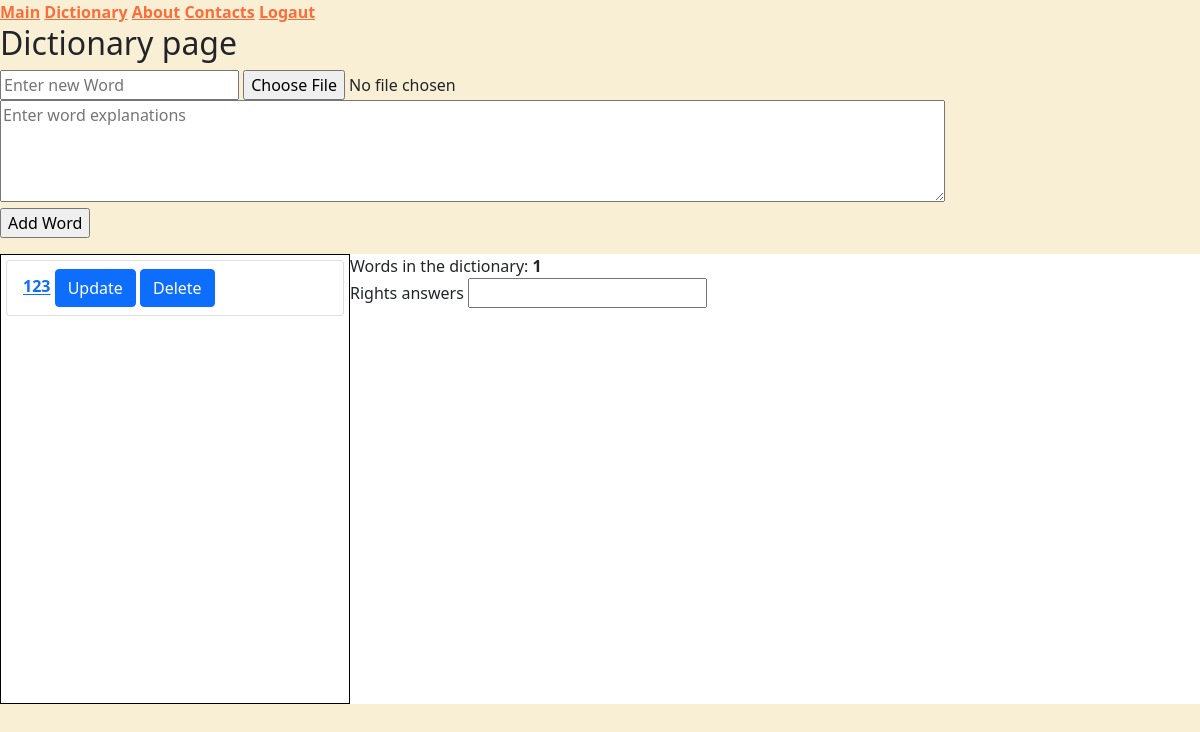
/dictionary/ (signed in), run on an earlier commit of the app's database.
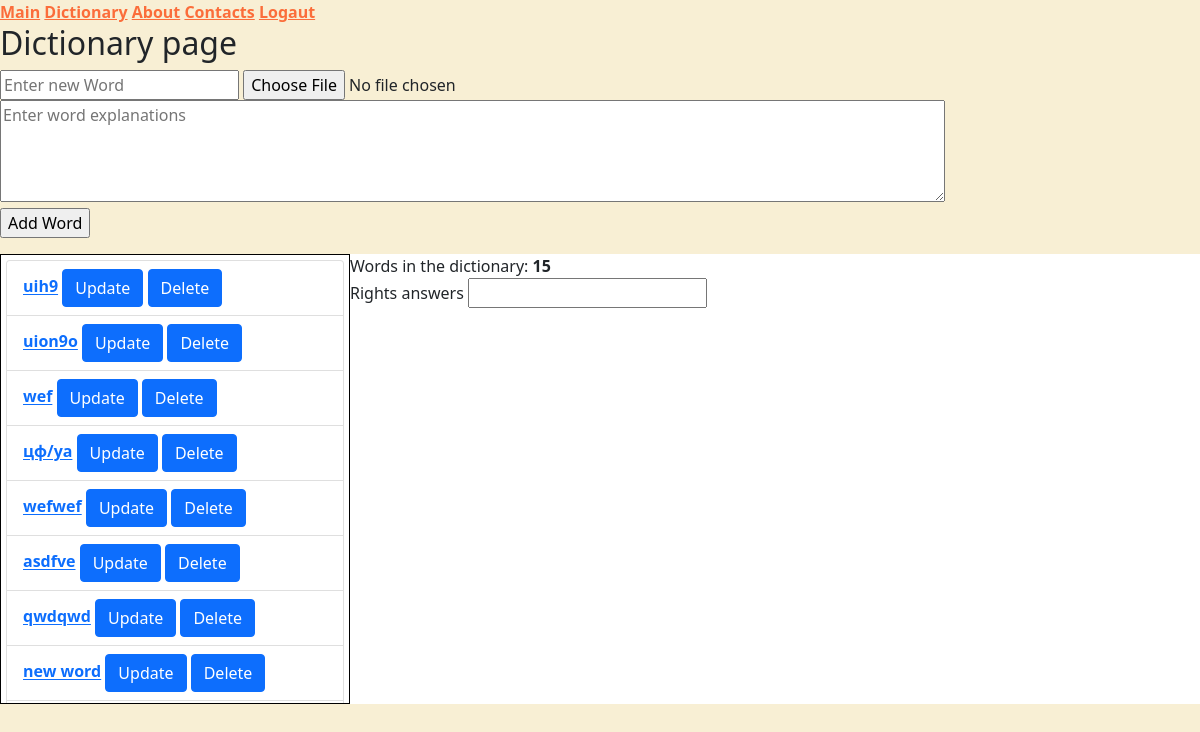
And on a later commit of the database.
### main/models.py (models this page shows, shortened)
class Word(models.Model):
    word = models.CharField(max_length=200)
    image = models.ImageField(
    upload_to='../images/', default='../images/default.jpg', blank=True
    )
    translation = models.CharField(max_length=500)
    right_ansver = models.DecimalField(max_digits = 2, decimal_places = 0, default=0)
    def get_absolute_url(self):
        return reverse('word-detail', kwargs={'pk':self.pk})#f"/products/{self.id}/"

### main/views.py (the view)
# urls.py: path('dictionary/', list_and_create, name='dictionary'),
def list_and_create(request):
    form = WordModelForm(request.POST, request.FILES or None)
    if request.method == 'POST' and form.is_valid():
        form.save()
        form = WordModelForm()
        return HttpResponseRedirect(reverse("dictionary"))
    objects = Word.objects.all().order_by('-id')
    len_dict = len(list(objects))
    return render(request, 'main/dictionary.html', {
    'object_list': objects,
    'form1': form,
    'len_dict' : len_dict
    })

### main/forms.py
class WordModelForm(forms.ModelForm):
    word = forms.CharField(widget=forms.TextInput(attrs={"placeholder": "Enter new Word"}))
    translation = forms.CharField(
        required=False,
        widget=forms.Textarea(
            attrs={
                "placeholder": "Enter word explanations",
                'class': "taxt_area_form",
                'rows':4,
                'cols': 100,
                }
            )
        )
    class Meta:
        model = Word
        fields = [
            'word',
            'image',
            'translation'
        ]

### main/templates/main/dictionary.html (shortened to what this page needs)
{% extends 'main/base.html' %}
{% block content %}
<h2> Dictionary page </h2>
<form action="." method="POST" enctype="multipart/form-data">
    {{ form1.word }}
    {{ form1.image }}
    {{ form1.translation }}
    <p><input type="submit" value="Add Word"/></p>
</form>
    <div class="dic_main_section">
      <div class="dic_list">
         <ul class="list-group">
          {% for instance in object_list %}
                <li class="list-group-item">
                  <a href="{{ instance.get_absolute_url }}">{{ instance.word }}</a>
                  <a class="btn btn-primary" href="{% url 'word-update' instance.pk %}" role="button">Update</a>
                   <button  onclick="delete_w_JS({{instance.pk}})" class="btn btn-primary">Delete</button>
                </li>
          {% endfor %}
        </ul>
      </div>
      <div class="">
        <div class="">
          Words in the dictionary: <b>{{ len_dict }}</b>
        </div>
        <div class="">
          Rights answers
          <input type="text" name="right_number" />
        </div>
      </div>
    </div>
{% endblock  %}

What changed in the data, as far as the page shows it:
no longer on this page (row unchanged): Word: word "123"
added Word: word "uih9"
added Word: word "uion9o"
added Word: word "wef"
added Word: word "цф/уа"
added Word: word "wefwef"
added Word: word "asdfve"
added Word: word "qwdqwd"
added Word: word "new word"
Also different on the page:
{{ len_dict }}: "1" → "15"
